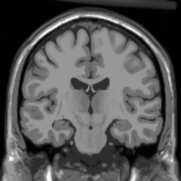
%> input picture ECE253_HW3/main/brain.tif, 181 x 181 px
$ octave prob1main.m   (GNU Octave 9; MATLAB toolbox functions it lacks are replaced by stand-ins)
%> lines starting %> are read from the running program, lines starting %| are printed output that depends on the picture
%> further down, img is the input picture: size 181x181 single; min 1, max 255, mean 85
### ECE253_HW3/main/gaussianBlur.m
function blurred_image = gaussianBlur(im_in,sigma)
%> called with sigma = 2

[rows,cols] = size(im_in);
%> rows = 181; cols = 181

kernel = 6*sigma;
%Pad input image based on kernel size, so conextual region for edge pixels
%remains valid. Kernel size in always MxM

%Kernel will always be contered on pixel of interest. This means that the
%padding on each size has to be exactly (M-1)/2


pad = floor((kernel-1)/2);
padded_image = padarray(im_in,[pad pad],'symmetric');

%[rows,cols] = size(padded_image)

%Now lets actually create the Guassian Filter
%Of Form: h = fspecial('gaussian',hsize,sigma)
h = fspecial('gaussian',kernel,sigma);
blurred_image = imfilter(padded_image,h);

%imfilter automatically zero-pads the image, so its needs to be cropped
%to return to original size
blurred_image = imcrop(blurred_image,[pad pad cols-1 rows-1]);
%> blurred_image: size 181x181 single

### ECE253_HW3/main/blurOrSharpen.m
function blur_sharp_image = blurOrSharpen(im_in,sigma,w)
%> called with sigma = 2, w = 1

%We are implementing the following function
%I' = (1 + w) x I - w x I * G_sigma
%I * G_sigma convolution has already been done in the gaussianBlur()
%function , so we can use that

conv = gaussianBlur(im_in,sigma);

%Now we have the following operation:
%I' = (1 + w) x I - w x conv
blur_sharp_image = (1+w)*im_in-(w*conv);

### ECE253_HW3/main/gaussianUnblur.m
function [I_k,MSE_residuals,MSE_orig] = gaussianUnblur(im_in,sigma,max_iter,t)
%> called with sigma = 2, max_iter = 100, t = 0.0001

%I_0 is blurry input image
%I_k is the corrected image at iteration k
%G_sigma as defined in part i)

I_0 = im_in;

%Read in original image, only for purposes of calculating MSE
img = imread('brain.tif');
%img = single(img);

%Set initial I_k
I_k = im_in;

%Set padding
kernel = 6*sigma;
pad = floor((kernel-1)/2);

%Set filter
h = fspecial('gaussian',kernel,sigma);

%Allocate MSE arrays
MSE_residuals = [];
MSE_orig = [];

iterations = 0;
MSE_r = 1000;   %Just a dummy value
while MSE_r > t && iterations < max_iter
    I_k_prev = I_k;

    %(a) Compute A_k = I_k * G_sigma
    %[rows,cols] = size(I_k);
    %I_k = padarray(I_k,[pad pad],'symmetric');
    A_k = imfilter(I_k,h);
    %A_k = imcrop(A_k,[pad pad cols-1 rows-1]);
    %I_k = imcrop(I_k,[pad pad cols-1 rows-1]);

    %(b) Set B_k = I_0/A_k
    B_k = I_0./A_k;

    %(c) Compute C_k = B_k * G_sigma
    %B_k = padarray(B_k,[pad pad],'symmetric');
    C_k = imfilter(B_k,h);
    %C_k = imcrop(C_k,[pad pad cols-1 rows-1]);

    %(d) Set I_(k+1) = I_k x C_k
    I_k = I_k .* C_k;


    %Calculate MSE
    MSE_r = sum((sum(((I_k - I_k_prev ).^2))))/numel(I_k)
    MSE_residuals = [MSE_residuals, MSE_r];

    MSE_o = sum((sum(((img - I_k ).^2))))/numel(img)
    MSE_orig = [MSE_orig, MSE_o];

    %Increment iterations
    iterations = iterations+1;
end
%> this loop made 100 passes
%> (MSE_r, MSE_o) on passes 12 to 23: (1.11, 529.8), (1.01, 556.6), (0.916, 583), (0.84, 609.1), (0.774, 635), (0.715, 660.7), (0.663, 686.2), (0.615, 711.4), (0.573, 736.4), (0.533, 761.2), (0.498, 785.6), (0.465, 809.8)
%> (MSE_r, MSE_residuals, MSE_o, MSE_orig) on passes 1 to 6: (31.05, 31.05, 213.4, 213.4), (11.96, [31.05 11.96], 233.5, [213.4 233.5]), (6.77, [31.05 11.96 6.77], 263.4, [213.4 233.5 263.4]), (4.58, [31.05 11.96 6.77 4.58], 295.5, [213.4 233.5 263.4 295.5]), (3.41, [31.05 11.96 6.77 4.58 3.41], 327.4, [213.4 233.5 263.4 295.5 327.4]), (2.69, [31.05 11.96 6.77 4.58 3.41 2.69], 358.6, [213.4 233.5 263.4 295.5 327.4 358.6])
%> pass 1, in gaussianUnblur, `B_k = I_0./A_k;`:
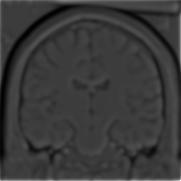
%> B_k: size 181x181 single; min 0.247, max 3.44, mean 0.975; drawn with min black and max white
%> pass 1, in gaussianUnblur, `C_k = imfilter(B_k,h);`:
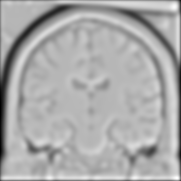
%> C_k: size 181x181 single; min 0.246, max 1.3, mean 0.954; drawn with min black and max white
%> after the loop:
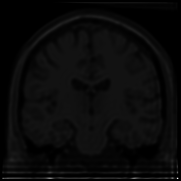
%> I_k: size 181x181 single; min 1.16e-26, max 2096.4, mean 84.9; drawn with min black and max white
%> after the loop, MSE_orig = 100 values from 213.4 to 1676; MSE_residuals = 100 values, max 31.05 at index 1, min 0.0265 at index 100, mean 0.857; iterations = 100


### ECE253_HW3/main/prob1main.m
%Problem 1: Blurring and Sharpening

clear;
clc;

%i)Using the guassianBlur() function
img = imread('brain.tif');
img = single(img);

blur_image = gaussianBlur(img,2);
%imshow(uint8(blur_image))

%ii)Using the blurOrSharpen() function
blur_sharpen_img = blurOrSharpen(img,2,1);
%figure
%imshow(uint8(blur_sharpen_img))

%iii)Using the gaussianUnblur function - input to this is the blurred image
%created in part i
[output,mse_residuals,mse_original] = gaussianUnblur(blur_image,2,100,.0001);
%> mse_residuals has the same summary as MSE_residuals in gaussianUnblur; mse_original = 100 values from 213.4 to 1676
%scale mse_original
current_max = max(mse_original);
%> current_max = 1676
current_min = min(mse_original);
%> current_min = 213.4
mse_original = ((mse_original-current_min)*(255))/(current_max-current_min);
%> mse_original = 100 values from 0 to 255

figure
plot(mse_residuals)
title('MSE - residuals')
ylabel('MSE')

hold on
plot(mse_original)
title('MSE - original')
ylabel('MSE')
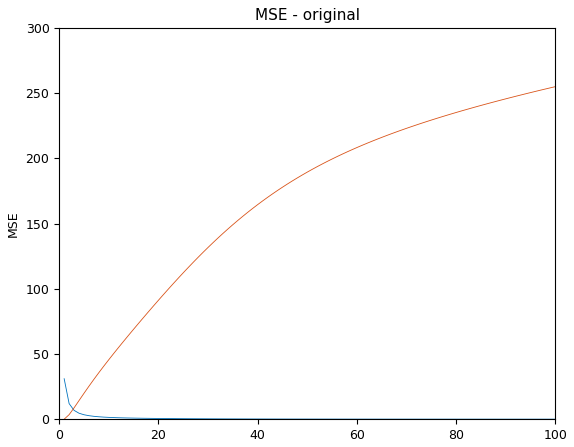
%> figure redrawn from the program's plot data; curve peaks at x = 1, y = 31.05; curve peaks at x = 100, y = 255

im_noisy = single(imnoise(uint8(blur_image), 'gaussian'));
[output_noisy,mse_residuals,mse_original] = gaussianUnblur(im_noisy,2,100,.0001);
%> call 2 of gaussianUnblur, with sigma = 2, max_iter = 100, t = 0.0001
%> the loop in gaussianUnblur (call 2), `while MSE_r > t && iterations < max_iter` made 100 passes
%> (MSE_r, MSE_o) on passes 12 to 23: (1.8, 1390.7), (1.65, 1442), (1.53, 1493.1), (1.43, 1544), (1.34, 1594.8), (1.25, 1645.5), (1.18, 1696.1), (1.11, 1746.5), (1.05, 1796.7), (0.994, 1846.8), (0.942, 1896.6), (0.895, 1946.2)
%> (MSE_r, MSE_residuals, MSE_o, MSE_orig) on passes 1 to 6: (36.06, 36.06, 823.7, 823.7), (14.24, [36.06 14.24], 862, [823.7 862]), (8.44, [36.06 14.24 8.44], 912.6, [823.7 862 912.6]), (5.97, [36.06 14.24 8.44 5.97], 966.6, [823.7 862 912.6 966.6]), (4.62, [36.06 14.24 8.44 5.97 4.62], 1021.1, [823.7 862 912.6 966.6 1021.1]), (3.76, [36.06 14.24 8.44 5.97 4.62 3.76], 1075.4, [823.7 862 912.6 966.6 1021.1 1075.4])
%> pass 1, in gaussianUnblur (call 2), `I_k = I_k .* C_k;`:
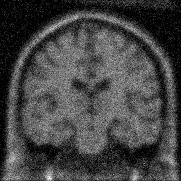
%> I_k: size 181x181 single; min 0, max 318.2, mean 86.5; drawn with min black and max white
%> after the loop in gaussianUnblur (call 2), `while MSE_r > t && iterations < max_iter`:
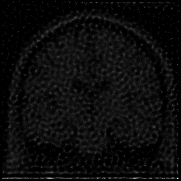
%> I_k: size 181x181 single; min 0, max 1800.6, mean 86.5; drawn with min black and max white
%> after the loop in gaussianUnblur (call 2), `while MSE_r > t && iterations < max_iter`: MSE_orig = 100 values from 823.7 to 4817.4; MSE_residuals = 100 values, max 36.06 at index 1, min 0.16 at index 100, mean 1.26
%> mse_residuals has the same summary as MSE_residuals in gaussianUnblur; mse_original = 100 values from 823.7 to 4817.4
current_max = max(mse_original);
%> current_max = 4817.4
current_min = min(mse_original);
%> current_min = 823.7
mse_original = ((mse_original-current_min)*(255))/(current_max-current_min);
%> mse_original = 100 values from 0 to 255

figure
plot(mse_residuals)
title('MSE - residuals(noisy)')
ylabel('MSE')

hold on
plot(mse_original)
title('MSE - original(noisy)')
ylabel('MSE')
%> figure, not shown here; curve peaks at x = 1, y = 36.06; curve peaks at x = 100, y = 255

figure
subplot(2,3,1)
imshow(uint8(img))
title('original image')
subplot(2,3,2)
imshow(uint8(blur_image))
title('blurred image')
subplot(2,3,3)
imshow(uint8(output))
title('sharpened image')
subplot(2,3,4)
imshow(uint8(im_noisy))
title('blurred image(noisy)')
subplot(2,3,5)
imshow(uint8(output_noisy))
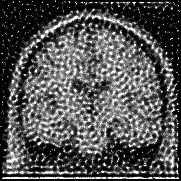
%> displayed picture: size 181x181, on the screen's scale of 0 to 255; min 0, max 255, mean 83.5
title('sharpened image(noisy)')

$ run again, with ECE253_HW3/main/Car.tif copied over ECE253_HW3/main/brain.tif
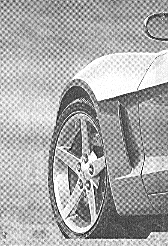
%> input picture ECE253_HW3/main/Car.tif, 168 x 246 px
%> img is the input picture: size 246x168 uint8; min 0, max 255, mean 169.7
%> img: size 246x168 single
%> the loop in gaussianUnblur, `while MSE_r > t && iterations < max_iter` made 100 passes
%> (MSE_r, MSE_o) on passes 11 to 18: (5.55, 97.91), (5, 98.27), (4.55, 98.67), (4.16, 99.07), (3.83, 99.47), (3.54, 99.84), (3.29, 100.2), (3.06, 100.4)
%> after the loop in gaussianUnblur, `while MSE_r > t && iterations < max_iter`:
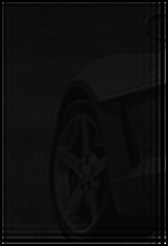
%> I_k: size 246x168 single; min 1.11e-23, max 3016.3, mean 169.9; drawn with min black and max white
%> after the loop in gaussianUnblur, `while MSE_r > t && iterations < max_iter`: MSE_orig = 100 values, max 104.9 at index 100, min 94.31 at index 1, mean 102.7; MSE_residuals = 100 values, max 56.97 at index 1, min 0.0985 at index 100, mean 2.71; iterations = 100
%> `[output,mse_residuals,mse_original] = gaussianUnblur(blur_image,2,100,..`: mse_residuals has the same summary as MSE_residuals in gaussianUnblur; mse_original has the same summary as MSE_orig in gaussianUnblur
%> `current_max = max(mse_original);`: current_max = 104.9
%> `current_min = min(mse_original);`: current_min = 94.31
%> `mse_original = ((mse_original-current_min)*(255))/(current_max-current..`: mse_original = 100 values, max 255 at index 100, min 0 at index 1, mean 201.6
%> the loop in gaussianUnblur (call 2), `while MSE_r > t && iterations < max_iter` made 100 passes
%> (MSE_r, MSE_o) on passes 11 to 18: (6.26, 108.3), (5.67, 108.9), (5.19, 109.4), (4.78, 109.9), (4.42, 110.4), (4.11, 110.8), (3.84, 111.2), (3.59, 111.6)
%> `[output_noisy,mse_residuals,mse_original] = gaussianUnblur(im_noisy,2,..`: mse_residuals = 100 values, max 59.2 at index 1, min 0.254 at index 100, mean 3.1; mse_original = 100 values from 103.5 to 125.7
%> `current_max = max(mse_original);`: current_max = 125.7
%> `current_min = min(mse_original);`: current_min = 103.5
%> `mse_original = ((mse_original-current_min)*(255))/(current_max-current..`: mse_original = 100 values from 0 to 255
%> `imshow(uint8(output_noisy))`:
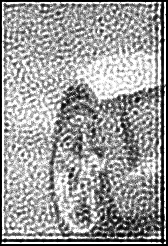
%> displayed picture: size 246x168, on the screen's scale of 0 to 255; min 0, max 255, mean 156
